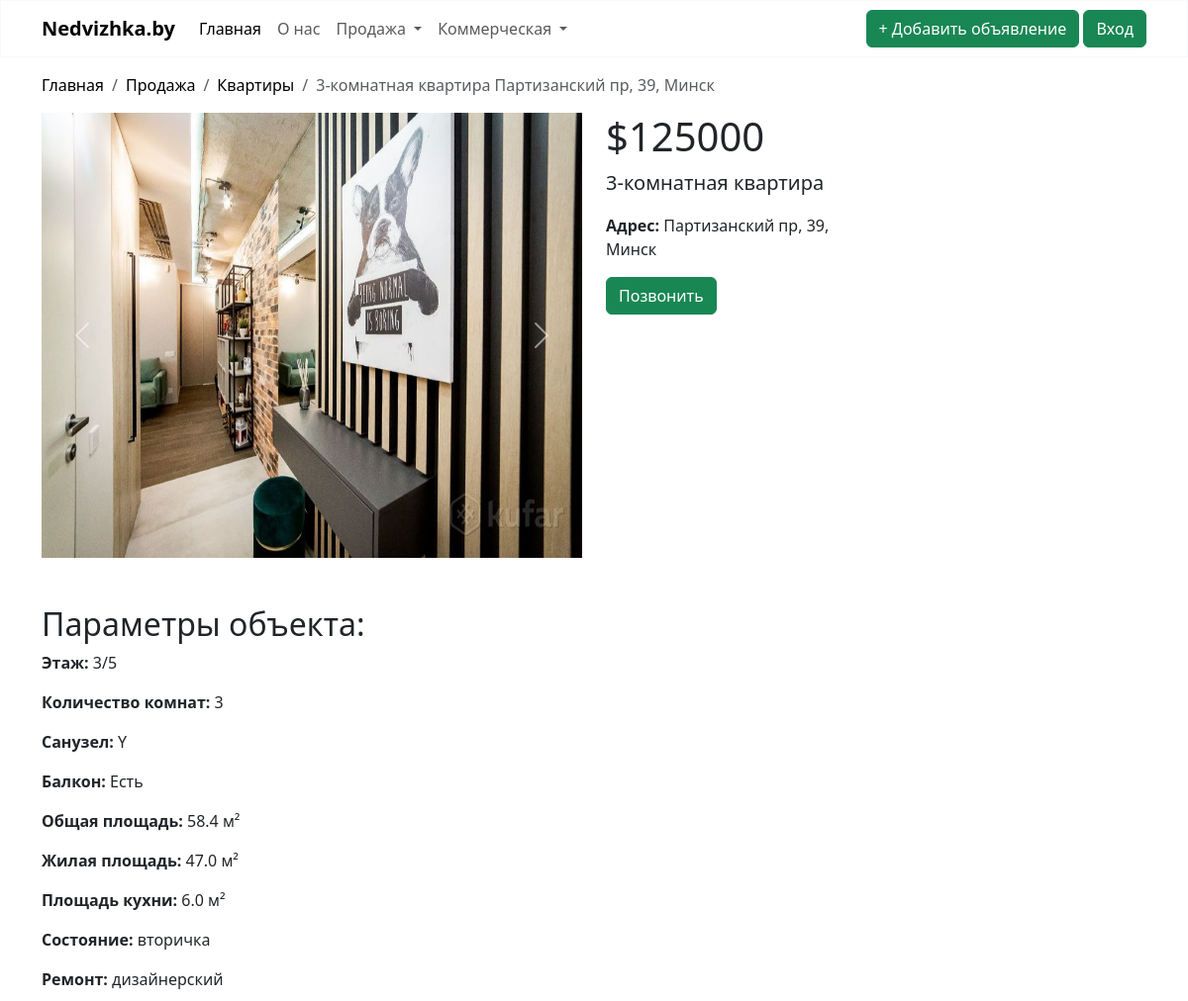
Before: /sale/flat/1/ (upper part) with the older database file.
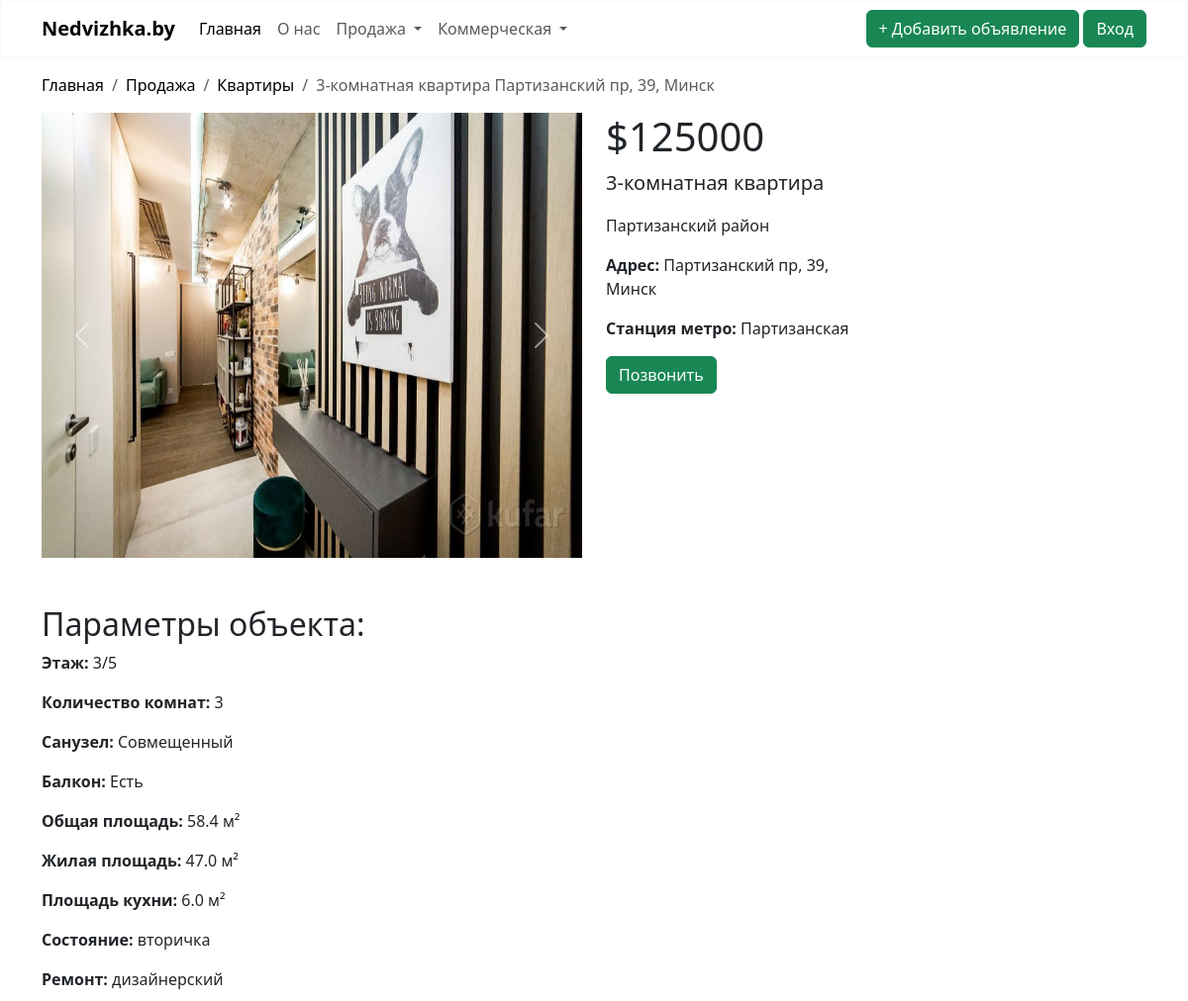
After: the same page with the newer database file.
### sale/models.py (models this page shows)
class Realty(models.Model):
    address = models.CharField(max_length=100)
    district = models.CharField(choices=DISTRICT, max_length=40, blank=True)
    subway = models.CharField(choices=SUBWAY, max_length=50, blank=True)
    description = models.CharField(max_length=4000)
    total_area = models.FloatField(validators=[MinValueValidator(10)])
    facilities = models.CharField(max_length=2000, blank=True)
    condition = models.CharField(choices=CONDITION, max_length=20)
    renovation = models.CharField(choices=RENOVATION, max_length=20)
    price = models.PositiveIntegerField(validators=[MinValueValidator(1)])
    image = models.ImageField(null=True, blank=True, upload_to="images")
    image_2 = models.ImageField(null=True, blank=True, upload_to="images")
    image_3 = models.ImageField(null=True, blank=True, upload_to="images")
    image_4 = models.ImageField(null=True, blank=True, upload_to="images")
    image_5 = models.ImageField(null=True, blank=True, upload_to="images")
    creator = models.ForeignKey(User, on_delete=models.CASCADE, default=1)
    is_moderated = models.BooleanField(default=False)
    class Meta:
        abstract = True

class Flat(Realty):
    number_of_rooms = models.PositiveIntegerField(validators=[MinValueValidator(1)])  # Валидатор для количества комнат
    balcony = models.CharField(max_length=20, choices=BALCONY)
    bathroom = models.CharField(max_length=20, choices=BATHROOM)
    floor_number = models.PositiveIntegerField(validators=[MinValueValidator(1)])  # Валидатор для номера этажа
    number_of_floors = models.PositiveIntegerField(validators=[MinValueValidator(1)])
    living_area = models.FloatField(validators=[MinValueValidator(0)])  # Валидатор для жилой площади
    kitchen = models.FloatField(validators=[MinValueValidator(0)], blank=True)  # Валидатор для площади кухни
    year_of_construction = models.PositiveIntegerField(validators=[validate_year_of_construction])

### sale/views.py (the view)
# urls.py: path('flat/<int:pk>/', FlatDetailView.as_view(), name='flat'),
class FlatDetailView(DetailView):
    model = Flat
    template_name = "flatdetailview.html"
    def get(self, request, *args, **kwargs):
        self.object = self.get_object()
        context = self.get_context_data(object=self.object)
        return self.render_to_response(context)

### sale/templates/flatdetailview.html (shortened to what this page needs)
{% extends "base.html" %}
{% block content %}
    <div class="container-md mt-3 mb-3">
        <nav aria-label="breadcrumb">
            <ol class="breadcrumb">
                <li class="breadcrumb-item"><a style="text-decoration: none; color: black;"
                                               href="{% url "nedvizhka" %}">Главная</a></li>
                <li class="breadcrumb-item"><a style="text-decoration: none; color: black;" href="#">Продажа</a></li>
                <li class="breadcrumb-item"><a style="text-decoration: none; color: black;" href="{% url "flat" %}">Квартиры</a>
                </li>
                <li class="breadcrumb-item active" aria-current="page">{{ flat.number_of_rooms }}-комнатная
                    квартира {{ flat.address }}</li>
            </ol>
        </nav>
    </div>
    <div class="container-md mt-3 mb-3">
        <div class="row">
            <div class="col-md-6">
                <div id="carouselExample" class="carousel slide">
                    <div class="carousel-inner">
                        {% if flat.image %}
                            <div class="carousel-item active">
                                <img src="{{ flat.image.url }}" class="d-block w-100" alt="..."
                                     style="width: 100%; height: 450px">
                            </div>
                        {% endif %}
                    </div>
                    <button class="carousel-control-prev" type="button" data-bs-target="#carouselExample"
                            data-bs-slide="prev">
                        <span class="carousel-control-prev-icon" aria-hidden="true"></span>
                    </button>
                    <button class="carousel-control-next" type="button" data-bs-target="#carouselExample"
                            data-bs-slide="next">
                        <span class="carousel-control-next-icon" aria-hidden="true"></span>
                    </button>
                </div>
            </div>
            <div class="col-md-3">
                <h1>${{ flat.price }}</h1>
                <p class="lead">{{ flat.number_of_rooms }}-комнатная квартира</p>
                {% if flat.district %}
                    <p>{{ flat.get_district_display }} район</p>
                {% endif %}
                <p><strong>Адрес:</strong> {{ flat.address }}</p>
                {% if flat.subway %}
                    <p><strong>Cтанция метро: </strong>{{ flat.get_subway_display }}</p>
                {% endif %}
                <button type="button" class="btn btn-success" data-bs-toggle="modal" data-bs-target="#exampleModal">
                    Позвонить
                </button>
            </div>
        </div>
        <div class="row mt-5">
            <div class="col-md-6">
                <h2>Параметры объекта:</h2>
                <p><strong>Этаж:</strong> {{ flat.floor_number }}/{{ flat.number_of_floors }}</p>
                <p><strong>Количество комнат:</strong> {{ flat.number_of_rooms }}</p>
                <p><strong>Санузел:</strong> {{ flat.get_bathroom_display }}</p>
                <p><strong>Балкон:</strong> {{ flat.get_balcony_display }}</p>
                <p><strong>Общая площадь:</strong> {{ flat.total_area }} м²</p>
                <p><strong>Жилая площадь:</strong> {{ flat.living_area }} м²</p>
                {% if flat.kitchen %}
                    <p><strong>Площадь кухни:</strong> {{ flat.kitchen }} м²</p>
                {% endif %}
                <p><strong>Состояние:</strong> {{ flat.get_condition_display }}</p>
                <p><strong>Ремонт:</strong> {{ flat.get_renovation_display }}</p>
            </div>
        </div>
    </div>
{% endblock %}

Changed rows visible on the page:
changed Flat "Партизанский пр, 39, Минск": district (not shown) → "Партизанский"; subway (not shown) → "Партизанская"; bathroom "Y" → "Совмещенный"
Other visible differences:
text now shown: "район Cтанция метро:"
